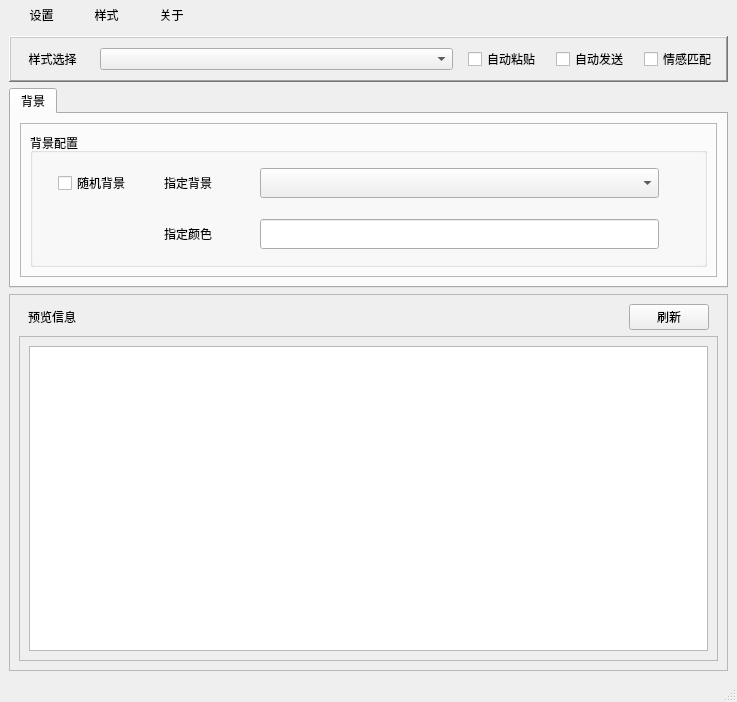
<?xml version="1.0" encoding="UTF-8"?>
<ui version="4.0">
 <class>MainWindow</class>
 <widget class="QMainWindow" name="MainWindow">
  <property name="geometry">
   <rect>
    <x>0</x>
    <y>0</y>
    <width>737</width>
    <height>702</height>
   </rect>
  </property>
  <property name="windowTitle">
   <string>魔裁文本框</string>
  </property>
  <widget class="QWidget" name="centralwidget">
   <layout class="QVBoxLayout" name="verticalLayout">
    <property name="topMargin">
     <number>0</number>
    </property>
    <item>
     <widget class="QWidget" name="widget" native="true">
      <layout class="QHBoxLayout" name="horizontalLayout_2">
       <property name="spacing">
        <number>0</number>
       </property>
       <property name="leftMargin">
        <number>0</number>
       </property>
       <property name="topMargin">
        <number>0</number>
       </property>
       <property name="rightMargin">
        <number>0</number>
       </property>
       <property name="bottomMargin">
        <number>0</number>
       </property>
       <item>
        <widget class="QPushButton" name="menu_setting">
         <property name="sizePolicy">
          <sizepolicy hsizetype="Fixed" vsizetype="Fixed">
           <horstretch>0</horstretch>
           <verstretch>0</verstretch>
          </sizepolicy>
         </property>
         <property name="minimumSize">
          <size>
           <width>0</width>
           <height>30</height>
          </size>
         </property>
         <property name="maximumSize">
          <size>
           <width>65</width>
           <height>16777215</height>
          </size>
         </property>
         <property name="text">
          <string>设置</string>
         </property>
         <property name="flat">
          <bool>true</bool>
         </property>
        </widget>
       </item>
       <item>
        <widget class="QPushButton" name="menu_style">
         <property name="sizePolicy">
          <sizepolicy hsizetype="Fixed" vsizetype="Fixed">
           <horstretch>0</horstretch>
           <verstretch>0</verstretch>
          </sizepolicy>
         </property>
         <property name="minimumSize">
          <size>
           <width>0</width>
           <height>30</height>
          </size>
         </property>
         <property name="maximumSize">
          <size>
           <width>65</width>
           <height>16777215</height>
          </size>
         </property>
         <property name="text">
          <string>样式</string>
         </property>
         <property name="flat">
          <bool>true</bool>
         </property>
        </widget>
       </item>
       <item>
        <widget class="QPushButton" name="menu_about">
         <property name="sizePolicy">
          <sizepolicy hsizetype="Fixed" vsizetype="Fixed">
           <horstretch>0</horstretch>
           <verstretch>0</verstretch>
          </sizepolicy>
         </property>
         <property name="minimumSize">
          <size>
           <width>0</width>
           <height>30</height>
          </size>
         </property>
         <property name="maximumSize">
          <size>
           <width>65</width>
           <height>16777215</height>
          </size>
         </property>
         <property name="focusPolicy">
          <enum>Qt::FocusPolicy::StrongFocus</enum>
         </property>
         <property name="autoFillBackground">
          <bool>false</bool>
         </property>
         <property name="text">
          <string>关于</string>
         </property>
         <property name="autoDefault">
          <bool>false</bool>
         </property>
         <property name="default">
          <bool>false</bool>
         </property>
         <property name="flat">
          <bool>true</bool>
         </property>
        </widget>
       </item>
       <item>
        <spacer name="horizontalSpacer">
         <property name="orientation">
          <enum>Qt::Orientation::Horizontal</enum>
         </property>
         <property name="sizeHint" stdset="0">
          <size>
           <width>40</width>
           <height>20</height>
          </size>
         </property>
        </spacer>
       </item>
      </layout>
     </widget>
    </item>
    <item>
     <widget class="QFrame" name="frame_Cfg">
      <property name="sizePolicy">
       <sizepolicy hsizetype="Expanding" vsizetype="Preferred">
        <horstretch>0</horstretch>
        <verstretch>0</verstretch>
       </sizepolicy>
      </property>
      <property name="frameShape">
       <enum>QFrame::Shape::WinPanel</enum>
      </property>
      <property name="frameShadow">
       <enum>QFrame::Shadow::Raised</enum>
      </property>
      <layout class="QHBoxLayout" name="horizontalLayout" stretch="0,2,0,0,0">
       <property name="spacing">
        <number>15</number>
       </property>
       <item>
        <widget class="QLabel" name="label_StyleSelect">
         <property name="minimumSize">
          <size>
           <width>65</width>
           <height>0</height>
          </size>
         </property>
         <property name="text">
          <string>样式选择</string>
         </property>
         <property name="alignment">
          <set>Qt::AlignmentFlag::AlignCenter</set>
         </property>
        </widget>
       </item>
       <item>
        <widget class="QComboBox" name="comboBox_StyleSelect"/>
       </item>
       <item>
        <widget class="QCheckBox" name="checkBox_AutoPaste">
         <property name="text">
          <string>自动粘贴</string>
         </property>
        </widget>
       </item>
       <item>
        <widget class="QCheckBox" name="checkBox_AutoSend">
         <property name="text">
          <string>自动发送</string>
         </property>
        </widget>
       </item>
       <item>
        <widget class="QCheckBox" name="checkBox_EmoMatch">
         <property name="text">
          <string>情感匹配</string>
         </property>
        </widget>
       </item>
      </layout>
     </widget>
    </item>
    <item>
     <widget class="QTabWidget" name="tabWidget_Layer">
      <property name="sizePolicy">
       <sizepolicy hsizetype="Expanding" vsizetype="Fixed">
        <horstretch>0</horstretch>
        <verstretch>0</verstretch>
       </sizepolicy>
      </property>
      <property name="minimumSize">
       <size>
        <width>0</width>
        <height>200</height>
       </size>
      </property>
      <property name="currentIndex">
       <number>0</number>
      </property>
      <widget class="QWidget" name="tab_bg1">
       <attribute name="title">
        <string>背景</string>
       </attribute>
       <layout class="QHBoxLayout" name="horizontalLayout_4">
        <item>
         <widget class="QFrame" name="frame_BgLayerCfg">
          <property name="frameShape">
           <enum>QFrame::Shape::StyledPanel</enum>
          </property>
          <property name="frameShadow">
           <enum>QFrame::Shadow::Raised</enum>
          </property>
          <layout class="QVBoxLayout" name="verticalLayout_4">
           <item>
            <widget class="QGroupBox" name="groupBox_BgLayerCfg">
             <property name="title">
              <string>背景配置</string>
             </property>
             <layout class="QGridLayout" name="gridLayout" columnstretch="0,0,1,0,0,0">
              <property name="leftMargin">
               <number>25</number>
              </property>
              <property name="topMargin">
               <number>0</number>
              </property>
              <property name="bottomMargin">
               <number>0</number>
              </property>
              <item row="3" column="4">
               <widget class="QComboBox" name="comboBox_bgSelect">
                <property name="minimumSize">
                 <size>
                  <width>0</width>
                  <height>30</height>
                 </size>
                </property>
               </widget>
              </item>
              <item row="4" column="2">
               <widget class="QLabel" name="label_bgColor">
                <property name="sizePolicy">
                 <sizepolicy hsizetype="Fixed" vsizetype="Preferred">
                  <horstretch>0</horstretch>
                  <verstretch>0</verstretch>
                 </sizepolicy>
                </property>
                <property name="minimumSize">
                 <size>
                  <width>90</width>
                  <height>0</height>
                 </size>
                </property>
                <property name="text">
                 <string>指定颜色</string>
                </property>
                <property name="alignment">
                 <set>Qt::AlignmentFlag::AlignLeading|Qt::AlignmentFlag::AlignLeft|Qt::AlignmentFlag::AlignVCenter</set>
                </property>
                <property name="margin">
                 <number>0</number>
                </property>
               </widget>
              </item>
              <item row="4" column="5">
               <widget class="QWidget" name="widget_bgColorPreview" native="true">
                <property name="sizePolicy">
                 <sizepolicy hsizetype="Fixed" vsizetype="Fixed">
                  <horstretch>0</horstretch>
                  <verstretch>0</verstretch>
                 </sizepolicy>
                </property>
                <property name="minimumSize">
                 <size>
                  <width>30</width>
                  <height>30</height>
                 </size>
                </property>
               </widget>
              </item>
              <item row="3" column="2">
               <widget class="QLabel" name="label_bgSelect">
                <property name="sizePolicy">
                 <sizepolicy hsizetype="Minimum" vsizetype="Preferred">
                  <horstretch>0</horstretch>
                  <verstretch>0</verstretch>
                 </sizepolicy>
                </property>
                <property name="minimumSize">
                 <size>
                  <width>90</width>
                  <height>0</height>
                 </size>
                </property>
                <property name="maximumSize">
                 <size>
                  <width>90</width>
                  <height>16777215</height>
                 </size>
                </property>
                <property name="text">
                 <string>指定背景</string>
                </property>
                <property name="alignment">
                 <set>Qt::AlignmentFlag::AlignLeading|Qt::AlignmentFlag::AlignLeft|Qt::AlignmentFlag::AlignVCenter</set>
                </property>
               </widget>
              </item>
              <item row="3" column="1">
               <widget class="QCheckBox" name="checkBox_randomBg">
                <property name="minimumSize">
                 <size>
                  <width>100</width>
                  <height>0</height>
                 </size>
                </property>
                <property name="text">
                 <string>随机背景</string>
                </property>
                <property name="tristate">
                 <bool>false</bool>
                </property>
               </widget>
              </item>
              <item row="4" column="4">
               <widget class="QLineEdit" name="lineEdit">
                <property name="minimumSize">
                 <size>
                  <width>0</width>
                  <height>30</height>
                 </size>
                </property>
               </widget>
              </item>
             </layout>
            </widget>
           </item>
          </layout>
         </widget>
        </item>
       </layout>
      </widget>
     </widget>
    </item>
    <item>
     <widget class="QFrame" name="frame_PreviewArea">
      <property name="sizeIncrement">
       <size>
        <width>0</width>
        <height>0</height>
       </size>
      </property>
      <property name="baseSize">
       <size>
        <width>0</width>
        <height>0</height>
       </size>
      </property>
      <property name="frameShape">
       <enum>QFrame::Shape::StyledPanel</enum>
      </property>
      <property name="frameShadow">
       <enum>QFrame::Shadow::Raised</enum>
      </property>
      <layout class="QVBoxLayout" name="verticalLayout_2">
       <item>
        <widget class="QWidget" name="widget_PreviewInfo" native="true">
         <property name="sizePolicy">
          <sizepolicy hsizetype="Preferred" vsizetype="Fixed">
           <horstretch>0</horstretch>
           <verstretch>0</verstretch>
          </sizepolicy>
         </property>
         <property name="minimumSize">
          <size>
           <width>0</width>
           <height>25</height>
          </size>
         </property>
         <property name="baseSize">
          <size>
           <width>0</width>
           <height>0</height>
          </size>
         </property>
         <layout class="QHBoxLayout" name="horizontalLayout_6">
          <property name="topMargin">
           <number>0</number>
          </property>
          <property name="bottomMargin">
           <number>0</number>
          </property>
          <item>
           <widget class="QLabel" name="label_PreviewInfo">
            <property name="sizePolicy">
             <sizepolicy hsizetype="Minimum" vsizetype="Preferred">
              <horstretch>0</horstretch>
              <verstretch>0</verstretch>
             </sizepolicy>
            </property>
            <property name="text">
             <string>预览信息</string>
            </property>
           </widget>
          </item>
          <item>
           <widget class="QPushButton" name="Button_RefreshPreview">
            <property name="sizePolicy">
             <sizepolicy hsizetype="Fixed" vsizetype="Fixed">
              <horstretch>0</horstretch>
              <verstretch>0</verstretch>
             </sizepolicy>
            </property>
            <property name="minimumSize">
             <size>
              <width>0</width>
              <height>25</height>
             </size>
            </property>
            <property name="text">
             <string>刷新</string>
            </property>
            <property name="iconSize">
             <size>
              <width>16</width>
              <height>16</height>
             </size>
            </property>
           </widget>
          </item>
         </layout>
        </widget>
       </item>
       <item>
        <widget class="QScrollArea" name="scrollArea">
         <property name="widgetResizable">
          <bool>true</bool>
         </property>
         <widget class="QWidget" name="scrollAreaWidgetContents">
          <property name="geometry">
           <rect>
            <x>0</x>
            <y>0</y>
            <width>697</width>
            <height>325</height>
           </rect>
          </property>
          <layout class="QHBoxLayout" name="horizontalLayout_5">
           <item>
            <widget class="QGraphicsView" name="PreviewImg">
             <property name="sizeIncrement">
              <size>
               <width>0</width>
               <height>0</height>
              </size>
             </property>
             <property name="dragMode">
              <enum>QGraphicsView::DragMode::ScrollHandDrag</enum>
             </property>
            </widget>
           </item>
          </layout>
         </widget>
        </widget>
       </item>
      </layout>
     </widget>
    </item>
   </layout>
  </widget>
  <widget class="QStatusBar" name="statusbar"/>
 </widget>
 <resources/>
 <connections/>
</ui>
